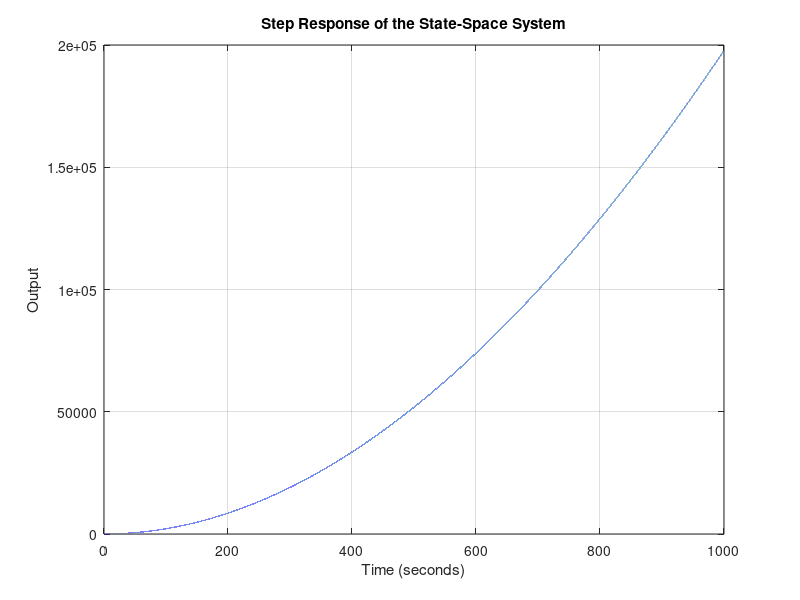

Reproduce this figure in MATLAB. (Note: this script raises an error after producing the figure.)
clc;
clear;
%Transfer Function
%%
% n1 = nof teeth gear1 = 102.08
% n2 = nof teeth gear2 = 1
% K = mototr torque constant = T / ia
% Ra = 
% J1 = moment of inertia of the rotor of the motor kg/m2
% = 3.5 x 10^-6 kg*m^2
% J2 = moment of inertia of the load kg/m2
% = 0.15625kg*m^2
% Kb = 0.014 V/(rad/s)
% T = torque developed by the motor Nm = 42 * 9.81
% ea = applied armature voltage, V = 12
% eb =  back emf, V
% angular velocity = 10.472 rad/s
% ia = 0.2
%% 
n1 = 102.08;
n2 = 1;
T = 42 * 9.81 * 10^(-3);
ia = 0.2;
K = T / ia;
J1 = 3.5 * 10^-6;
%J2 = 0.15625;
J2 = 0.15625 * 10^-3;
ea = 12;
w = 10.472;
Kb = 0.014;
eb = Kb * w;
Ra = (ea - eb)/ia;
%%
% Transfer Function
num = (n1/n2) * K;
den = [Ra*(J1 + (n1/n2)^2 * J2), K*Kb, 0];

transfer_function = tf(num, den); % For testing purposes
[A, B, C, D] = tf2ss(num, den);
Co = ctrb(A, B);
Obs = obsv(A, C);
n = size(A, 2);
m = size(B, 2);

if rank(Co) == n(1) && rank(Obs) == n(1)
    disp('Sistemul este controlabil si observabil => REALIZARE MINIMALA');
else
    disp('NU ESTE O REALIZARE MINIMALA');
end

Q = eye(n) * 0.00001;
R = eye(m) * 0.00001;
t = 0:0.01:1000; 
input_amplitude = 0.2; 
sys = ss(A, B, C, D);
input_signal = input_amplitude * ones(size(t));
[y, t, x] = lsim(sys, input_signal, t);
figure;
plot(t, y);
title('Step Response of the State-Space System');
xlabel('Time (seconds)');
ylabel('Output');
grid on;


%%
X = icare(A, B, Q, R);
F = -R \ B' * X;

disp('Valorile proprii ale sistemului in bucla inchisa:');
disp(eig(A + B*F));
%valorile proprii au partea reala < 0 => sistemul este stabil
disp('Valorile proprii ale solutiei Riccati:');
disp(eig(X));
% val pr ale solutiei X au partea reala > 0, deci sol este pozitiv definita

%% Metoda Vectorilor Schur
Hf = [A -B/R*B' ;
     -Q   -A'   ];
 
[U, S] = schur(Hf);
[U, S] = ordschur(U, S, 'lhp'); %se ordoneaza matricile U si S a.i. val pr stabile
                                %ale lui A sa fie asezate in partea stanga
X_schur = U(n+1:2*n, 1:n) / U(1:n, 1:n); %solutia
K_schur = R \ B' * X_schur;             %reactia

disp('Norma diferentei dintre sol obtinuta cu MVS si sol obtinuta cu care():');
disp(norm(X - X_schur));
% cele doua solutii sunt foarte apropiate (diferenta e de ordinul e-15)

disp('MVS - nr de conditionare:');
disp(cond(U(1:n, 1:n))); % < 10 => Bine conditionata

disp('Valorile priprii ale sistemului in bucla inchisa < 0 => STABIL')
disp(eig(A-B*K_schur));%valorile proprii au partea reala < 0 => sistemul este stabil
initial(ss(A-B*K_schur, zeros(size(B)), [eye(n); -K_schur], zeros(n+size(K_schur,1), size(B,2))), [0.2;0.5]);

%% Metoda Vectorilor Schur in caz de avarie
gamma = 0.1;
tau = 0.5;
Af = (1 - gamma) * A;
Bf = (1 - tau) * B;

%% Metoda Vectorilor Schur
Hf = [A -B/R*B' ;
     -Q   -A'   ];
 
[U, S] = schur(Hf);
[U, S] = ordschur(U, S, 'lhp'); %se ordoneaza matricile U si S a.i. val pr stabile
                                %ale lui A sa fie asezate in partea stanga
X_schur = U(n+1:2*n, 1:n) / U(1:n, 1:n); %solutia
K_schur = R \ B' * X_schur;             %reactia

disp('Norma diferentei dintre sol obtinuta cu MVS si sol obtinuta cu care():');
disp(norm(X - X_schur));
% cele doua solutii sunt foarte apropiate (diferenta e de ordinul e-15)

disp('MVS - nr de conditionare:');
disp(cond(U(1:n, 1:n))); % < 10 => Bine conditionata

disp('Valorile priprii ale sistemului in bucla inchisa < 0 => STABIL')
disp(eig(A-B*K_schur));%valorile proprii au partea reala < 0 => sistemul este stabil
initial(ss(A-B*K_schur, zeros(size(B)), [eye(n); -K_schur], zeros(n+size(K_schur,1), size(B,2))), [0.2;0.5]);